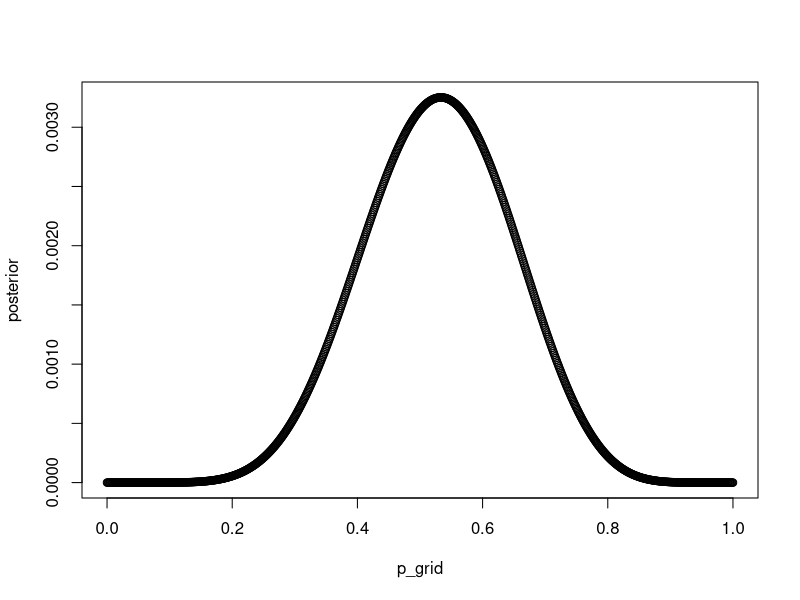
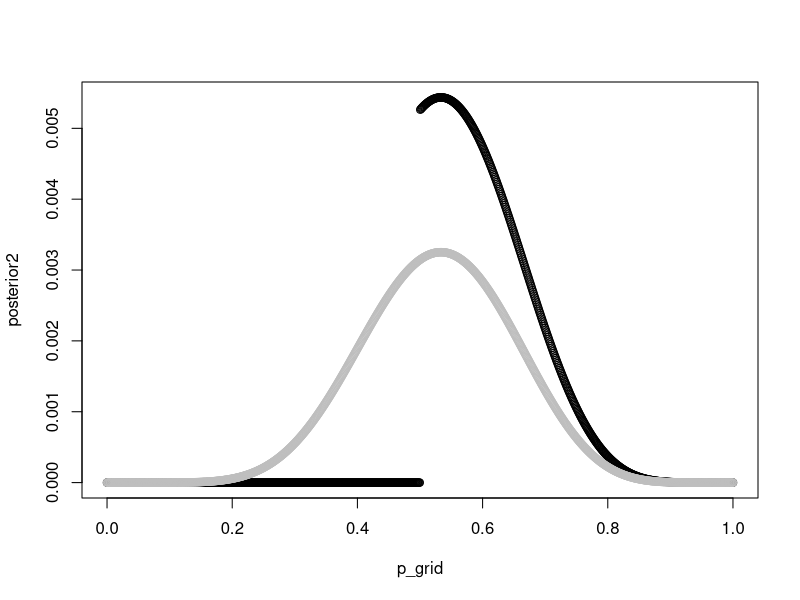

Reproduce these figures in R, in order.
## ---- chunk 1
knitr::opts_chunk$set(echo = TRUE)
## ---- chunk 2
p_grid <- seq(from = 0, to = 1, length.out = 1000)
prior_p <- rep(1, 1000)
prob_data <- dbinom(8, 15, p_grid)
posterior <- prior_p*prob_data/sum(prior_p*prob_data)

plot(p_grid, posterior)
## ---- chunk 3
prior_p2 <- c(rep(0, 500),rep(1,500))
prob_data2 <- dbinom(8, 15, p_grid)
posterior2 <- prior_p2*prob_data2/sum(prior_p2*prob_data2)

plot(p_grid, posterior2)
points(p_grid, posterior, col = "grey")

# for (i in 1:1000){
#  if (posterior2[i] == max(posterior2)) {
#    print(i)
#    break
#  }
# }

## ---- chunk 4
for (n in seq(1000, 10000, by = 10)){
  prob_data3 <- dbinom(n*0.7, n, p_grid)
  posterior3 <- prior_p*prob_data3/sum(prior_p*prob_data3)
  
  #plot(p_grid, posterior3)
  
  temp1 = 0
  for (i in 1:(n/2)){
    temp1 = temp1 + posterior3[i]
    if (temp1 >= .005){
      print(c(n,i))
      break
    }
  }
  
  temp2 = 0
  for (j in 1:(n/2)){
    temp2 = temp2 + posterior3[1001-j]
    if (temp2 >= .005){
      print(c(n,1001-j))
      break
    }
  }
  
  if((1001-j-i) <= 50){
    message(paste("found it: ",n))
    answer = n
    break
  }
  
}

